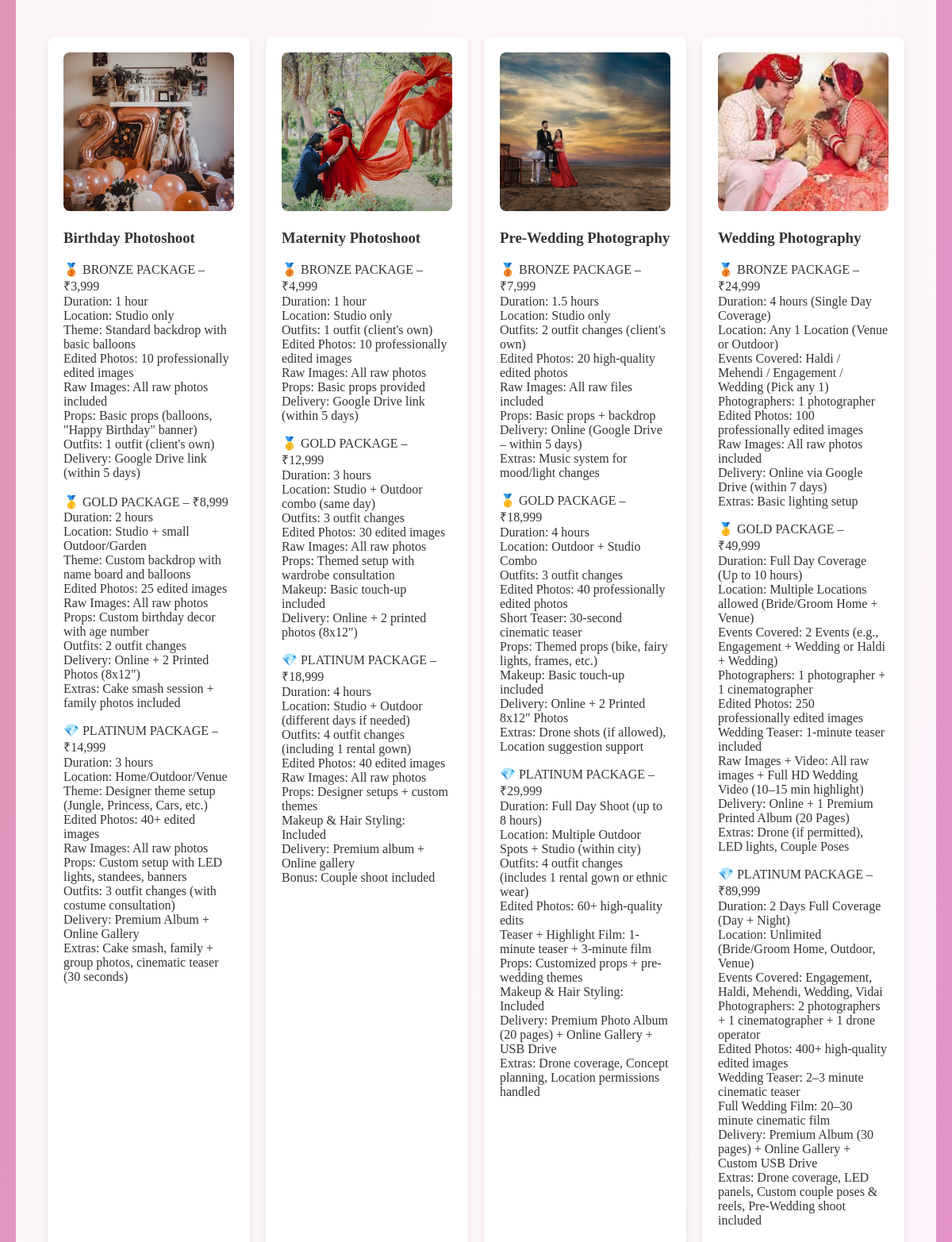
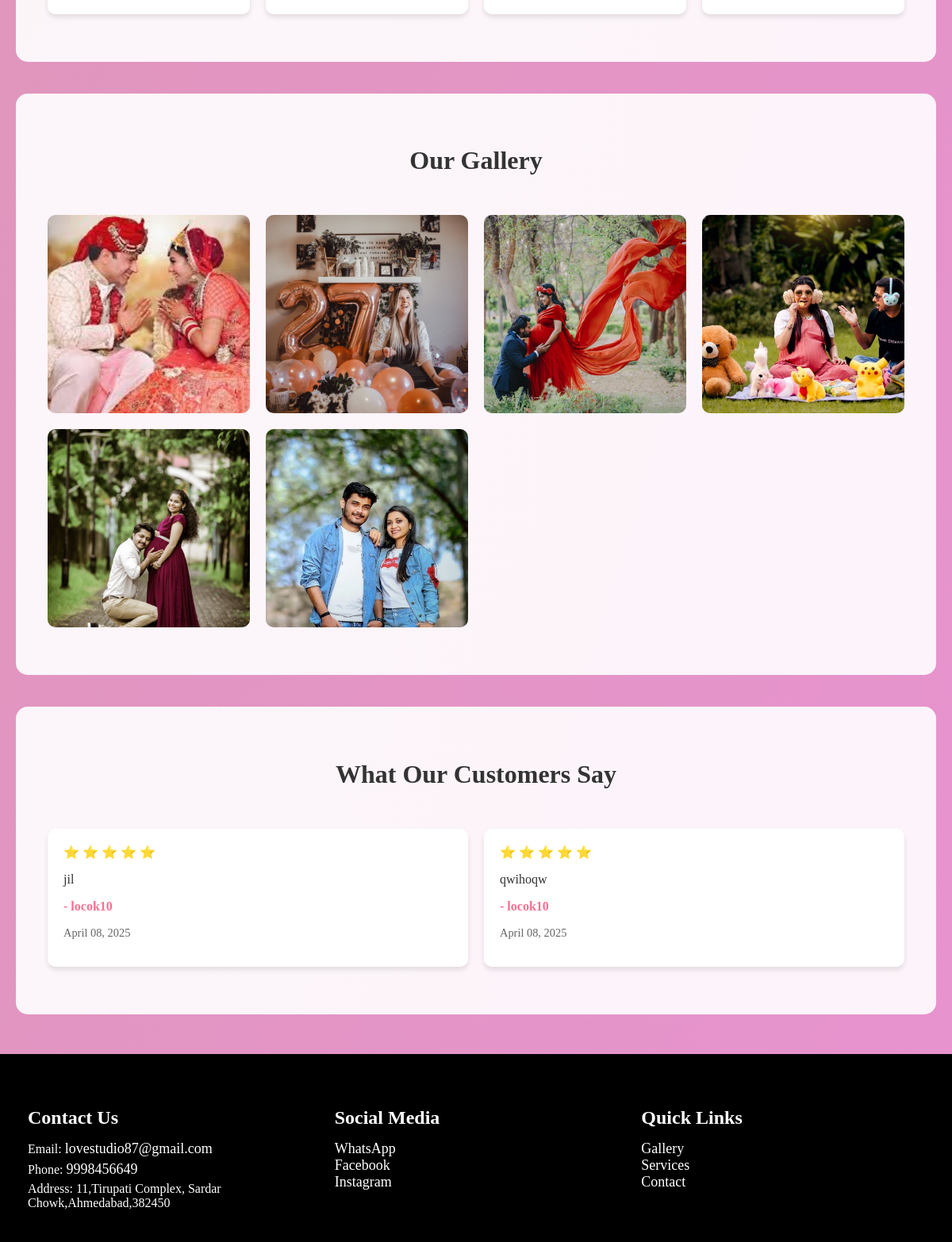
The app's page / (lower part), older data (2 pictures, top to bottom).
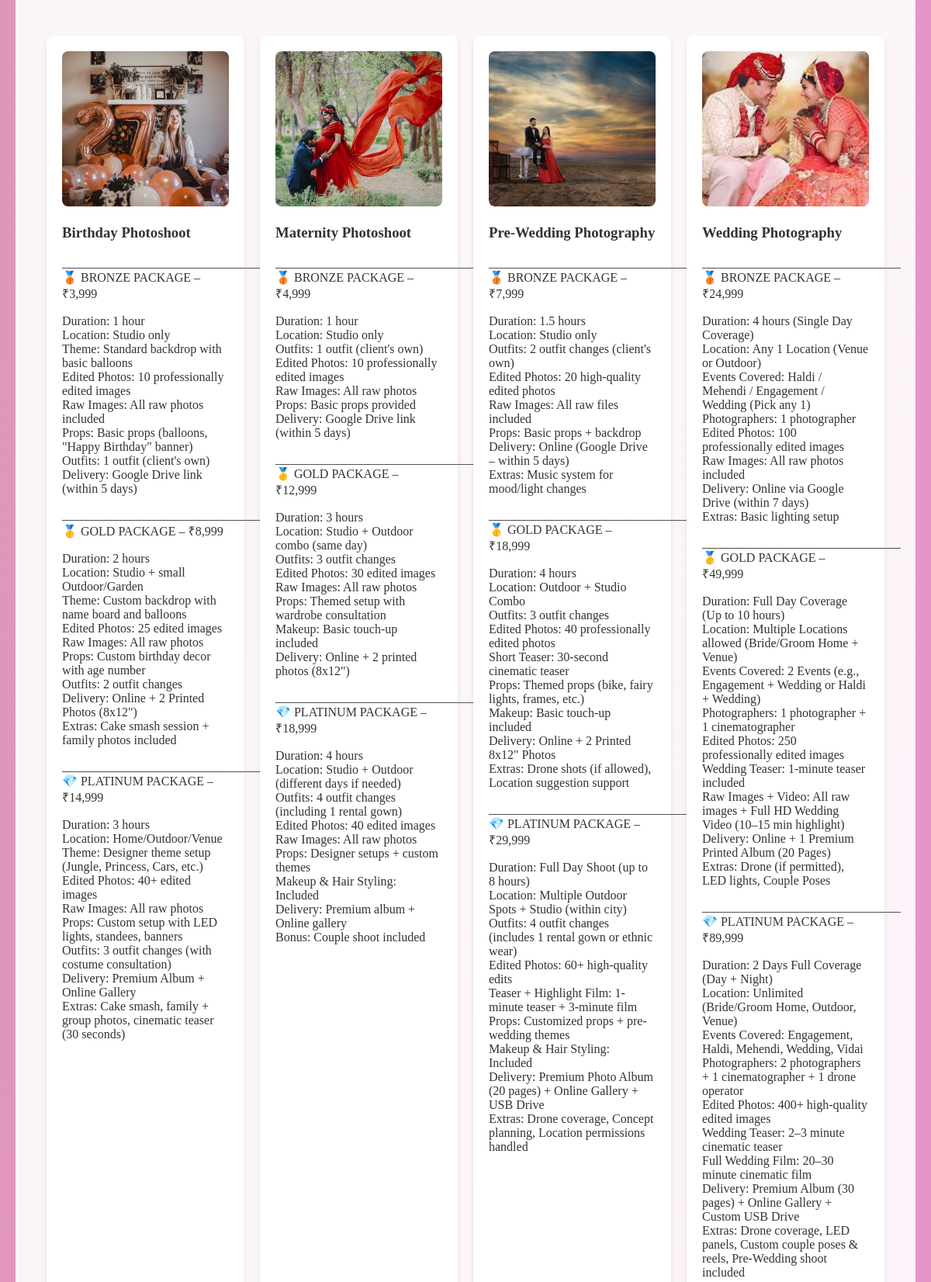
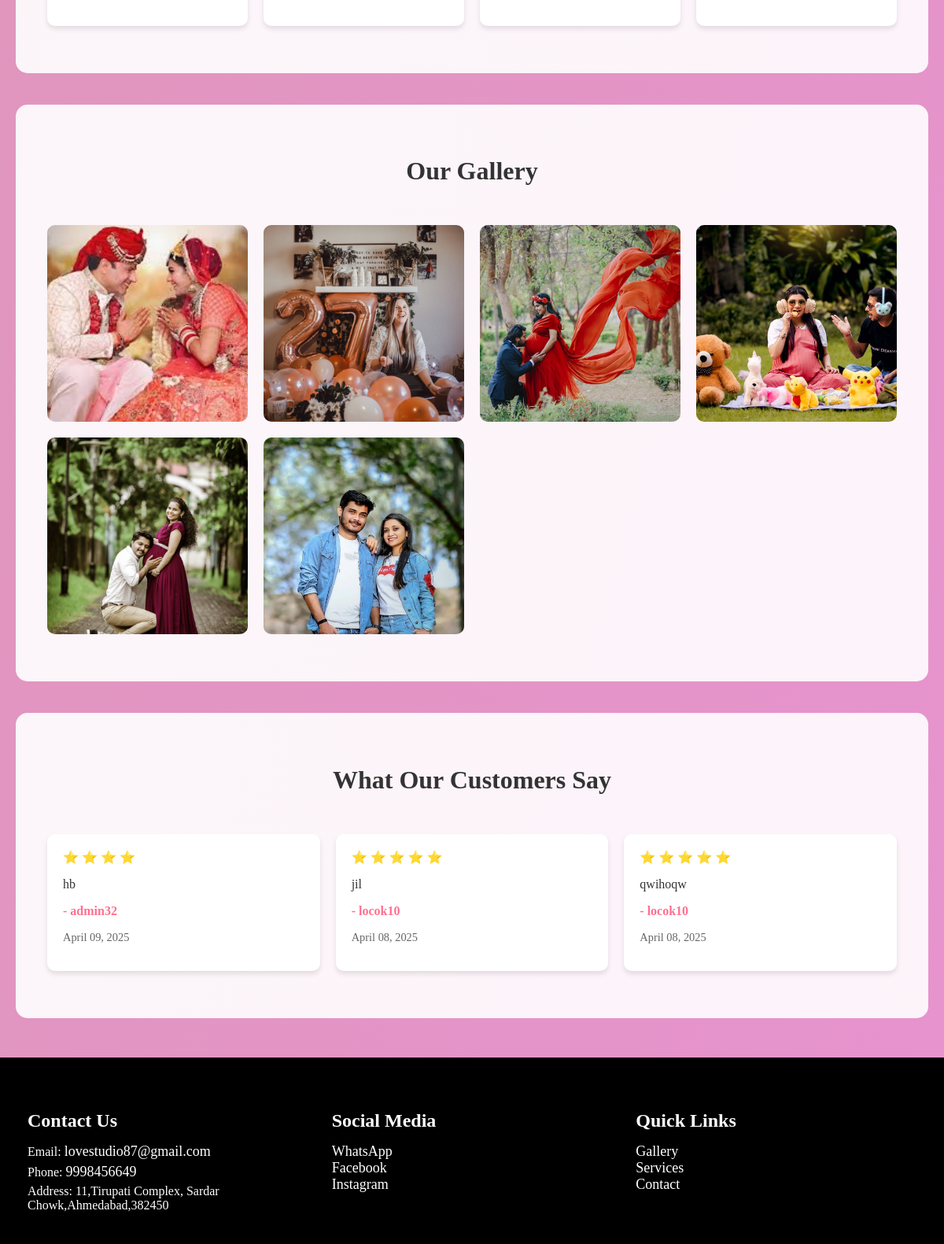
The same page, newer data (2 pictures, top to bottom).
### home/models.py (models this page shows, shortened)
class Service(models.Model):
    name = models.CharField(max_length=100)
    description = models.TextField()
    image = models.ImageField(upload_to='services/', null=True, blank=True)
    is_active = models.BooleanField(default=True)
    category = models.CharField(max_length=100, default='General')
    created_at = models.DateTimeField(default=timezone.now)
    updated_at = models.DateTimeField(auto_now=True)
    class Meta:
        verbose_name = 'Service'
        verbose_name_plural = 'Services'
        ordering = ['name']

class Gallery(models.Model):
    CATEGORY_CHOICES = [
        ('wedding', 'Wedding'),
        ('prewedding', 'Pre-Wedding'),
        ('birthday', 'Birthday'),
        ('outdoor', 'Outdoor'),
        ('maternity', 'Maternity')
    ]
    image = models.ImageField(upload_to='gallery/', blank=True, null=True)
    category = models.CharField(max_length=50, choices=CATEGORY_CHOICES, default='wedding')
    uploaded_at = models.DateTimeField(auto_now_add=True)
    class Meta:
        verbose_name_plural = 'Galleries'
        ordering = ['-uploaded_at']

class Testimonial(models.Model):
    booking = models.OneToOneField(Booking, on_delete=models.CASCADE, null=False, blank=False)
    message = models.TextField()
    rating = models.IntegerField(choices=[(i, str(i)) for i in range(1, 6)])
    date_submitted = models.DateTimeField(auto_now_add=True)
    is_displayed = models.BooleanField(default=False)
    class Meta:
        ordering = ['-date_submitted']

class Booking(models.Model):
    STATUS_CHOICES = (
        ('pending', 'Pending'),
        ('confirmed', 'Confirmed'),
        ('cancelled', 'Cancelled')
    )
    customer = models.ForeignKey(CustomUser, on_delete=models.CASCADE, null=True, blank=True)
    customer_name = models.CharField(max_length=100)
    customer_email = models.EmailField()
    customer_phone = models.CharField(max_length=15)
    package = models.ForeignKey(Package, on_delete=models.CASCADE)
    booking_date = models.DateField()
    booking_time = models.TimeField()
    status = models.CharField(max_length=20, choices=STATUS_CHOICES, default='pending')
    total_amount = models.DecimalField(max_digits=10, decimal_places=2, default=Decimal('0.00'))
    notes = models.TextField(blank=True, null=True)
    created_at = models.DateTimeField(default=timezone.now)
    updated_at = models.DateTimeField(auto_now=True)
    class Meta:
        ordering = ['-created_at']

### home/views.py (the view)
# urls.py: path('', views.index, name='index'),
def index(request):
    testimonials = Testimonial.objects.filter(is_displayed=True).order_by('-date_submitted')[:3]
    gallery_items = Gallery.objects.all().order_by('-uploaded_at')[:6]
    services = Service.objects.all()
    context = {
        'testimonials': testimonials,
        'gallery_items': gallery_items,
        'services': services,
    }
    return render(request, 'index.html', context)

### home/templates/index.html (shortened to what this page needs)
{% extends 'base.html' %}
{% block content %}
<!DOCTYPE html>
<html lang="en">
<head>
</head>
<body>
    {% if services %}
    <section class="services-section">
        <div class="services-container">
            {% for service in services %}
            <div class="service-card">
                {% if service.image %}
                    <img src="{{ service.image.url }}" alt="{{ service.name }}" style="width: 100%; height: 200px; object-fit: cover; border-radius: 8px;">
                {% endif %}
                <h3>{{ service.name }}</h3>
                <p>{{ service.description|linebreaks }}</p>
            </div>
            {% endfor %}
        </div>
    </section>
    {% endif %}
    {% if gallery_items %}
    <section class="gallery-section">
        <h2 class="section-title">Our Gallery</h2>
        <div class="gallery-grid">
            {% for item in gallery_items %}
            <div class="gallery-item">
                {% if item.image %}
                    <img src="{{ item.image.url }}" alt="{{ item.title }}">
                {% endif %}
            </div>
            {% endfor %}
        </div>
    </section>
    {% endif %}
    {% if testimonials %}
    <section class="testimonials">
        <h2 class="section-title">What Our Customers Say</h2>
        <div class="testimonial-container">
            {% for testimonial in testimonials %}
            <div class="testimonial-card">
                <div class="rating">
                    {% for i in "12345"|make_list %}
                        {% if forloop.counter <= testimonial.rating %}
                            ⭐
                        {% endif %}
                    {% endfor %}
                </div>
                <p class="message">{{ testimonial.message }}</p>
                <p class="customer-name" style="font-weight: bold; color: #ff6f91; margin-top: 10px;">- {{ testimonial.booking.customer_name }}</p>
                <p class="date" style="color: #666; font-size: 0.9em;">{{ testimonial.date_submitted|date:"F d, Y" }}</p>
            </div>
            {% endfor %}
        </div>
    </section>
    {% endif %}
</body>
</html>
{% endblock %}

Row changes from the older to the newer data that the page shows:
changed Service "Birthday Photoshoot": description "🥉 BRONZE PACKAGE – ₹3,999 Duration: 1 hour Location: Studio only Theme: Standard backdrop with basic balloons Edited Photos: 10 professionally edited images Raw Images: All raw photos included Props: Basic props (balloons, \"Happy Birthday\" banner) Outfits: 1 outfit (client's own) Delivery: Google Drive link (within 5 days) 🥇 GOLD PACKAGE – ₹8,999 Duration: 2 hours Location: Studio + small Outdoor/Garden Theme: Custom backdrop with name board and balloons Edited Photos: 25 edited images Raw Images: All raw photos Props: Custom birthday decor with age number Outfits: 2 outfit changes Delivery: Online + 2 Printed Photos (8x12\") Extras: Cake smash session + family photos included 💎 PLATINUM…" → "________________________________ 🥉 BRONZE PACKAGE – ₹3,999 Duration: 1 hour Location: Studio only Theme: Standard backdrop with basic balloons Edited Photos: 10 professionally edited images Raw Images: All raw photos included Props: Basic props (balloons, \"Happy Birthday\" banner) Outfits: 1 outfit (client's own) Delivery: Google Drive link (within 5 days) ________________________________ 🥇 GOLD PACKAGE – ₹8,999 Duration: 2 hours Location: Studio + small Outdoor/Garden Theme: Custom backdrop with name board and balloons Edited Photos: 25 edited images Raw Images: All raw photos Props: Custom birthday decor with age number Outfits: 2 outfit changes Delivery: Online + 2 Printed Photos (8x12\")…"
changed Service "Maternity Photoshoot": description "🥉 BRONZE PACKAGE – ₹4,999 Duration: 1 hour Location: Studio only Outfits: 1 outfit (client's own) Edited Photos: 10 professionally edited images Raw Images: All raw photos Props: Basic props provided Delivery: Google Drive link (within 5 days) 🥇 GOLD PACKAGE – ₹12,999 Duration: 3 hours Location: Studio + Outdoor combo (same day) Outfits: 3 outfit changes Edited Photos: 30 edited images Raw Images: All raw photos Props: Themed setup with wardrobe consultation Makeup: Basic touch-up included Delivery: Online + 2 printed photos (8x12\") 💎 PLATINUM PACKAGE –…" → "________________________________ 🥉 BRONZE PACKAGE – ₹4,999 Duration: 1 hour Location: Studio only Outfits: 1 outfit (client's own) Edited Photos: 10 professionally edited images Raw Images: All raw photos Props: Basic props provided Delivery: Google Drive link (within 5 days) ________________________________ 🥇 GOLD PACKAGE – ₹12,999 Duration: 3 hours Location: Studio + Outdoor combo (same day) Outfits: 3 outfit changes Edited Photos: 30 edited images Raw Images: All raw photos Props: Themed setup with wardrobe consultation Makeup: Basic touch-up included Delivery: Online + 2 printed photos (8x12\") ________________________________ 💎 PLATINUM PACKAGE –…"
changed Service "Pre-Wedding Photography": description "🥉 BRONZE PACKAGE – ₹7,999 Duration: 1.5 hours Location: Studio only Outfits: 2 outfit changes (client's own) Edited Photos: 20 high-quality edited photos Raw Images: All raw files included Props: Basic props + backdrop Delivery: Online (Google Drive – within 5 days) Extras: Music system for mood/light changes 🥇 GOLD PACKAGE – ₹18,999 Duration: 4 hours Location: Outdoor + Studio Combo Outfits: 3 outfit changes Edited Photos: 40 professionally edited photos Short Teaser: 30-second cinematic teaser Props: Themed props (bike, fairy lights, frames, etc.) Makeup: Basic touch-up included Delivery: Online + 2 Printed 8x12\" Photos Extras: Drone shots (if allowed), Location suggestion support 💎…" → "________________________________ 🥉 BRONZE PACKAGE – ₹7,999 Duration: 1.5 hours Location: Studio only Outfits: 2 outfit changes (client's own) Edited Photos: 20 high-quality edited photos Raw Images: All raw files included Props: Basic props + backdrop Delivery: Online (Google Drive – within 5 days) Extras: Music system for mood/light changes ________________________________ 🥇 GOLD PACKAGE – ₹18,999 Duration: 4 hours Location: Outdoor + Studio Combo Outfits: 3 outfit changes Edited Photos: 40 professionally edited photos Short Teaser: 30-second cinematic teaser Props: Themed props (bike, fairy lights, frames, etc.) Makeup: Basic touch-up included Delivery: Online + 2 Printed 8x12\" Photos…"
changed Service "Wedding Photography": description "🥉 BRONZE PACKAGE – ₹24,999 Duration: 4 hours (Single Day Coverage) Location: Any 1 Location (Venue or Outdoor) Events Covered: Haldi / Mehendi / Engagement / Wedding (Pick any 1) Photographers: 1 photographer Edited Photos: 100 professionally edited images Raw Images: All raw photos included Delivery: Online via Google Drive (within 7 days) Extras: Basic lighting setup 🥇 GOLD PACKAGE – ₹49,999 Duration: Full Day Coverage (Up to 10 hours) Location: Multiple Locations allowed (Bride/Groom Home + Venue) Events Covered: 2 Events (e.g., Engagement + Wedding or Haldi + Wedding) Photographers: 1 photographer + 1 cinematographer Edited Photos: 250 professionally edited images Wedding Teaser:…" → "________________________________ 🥉 BRONZE PACKAGE – ₹24,999 Duration: 4 hours (Single Day Coverage) Location: Any 1 Location (Venue or Outdoor) Events Covered: Haldi / Mehendi / Engagement / Wedding (Pick any 1) Photographers: 1 photographer Edited Photos: 100 professionally edited images Raw Images: All raw photos included Delivery: Online via Google Drive (within 7 days) Extras: Basic lighting setup ________________________________ 🥇 GOLD PACKAGE – ₹49,999 Duration: Full Day Coverage (Up to 10 hours) Location: Multiple Locations allowed (Bride/Groom Home + Venue) Events Covered: 2 Events (e.g., Engagement + Wedding or Haldi + Wedding) Photographers: 1 photographer + 1 cinematographer…"
added Testimonial: rating 4 (drawn), message "hb", booking.customer_name "admin32", date_submitted "April 09, 2025"
